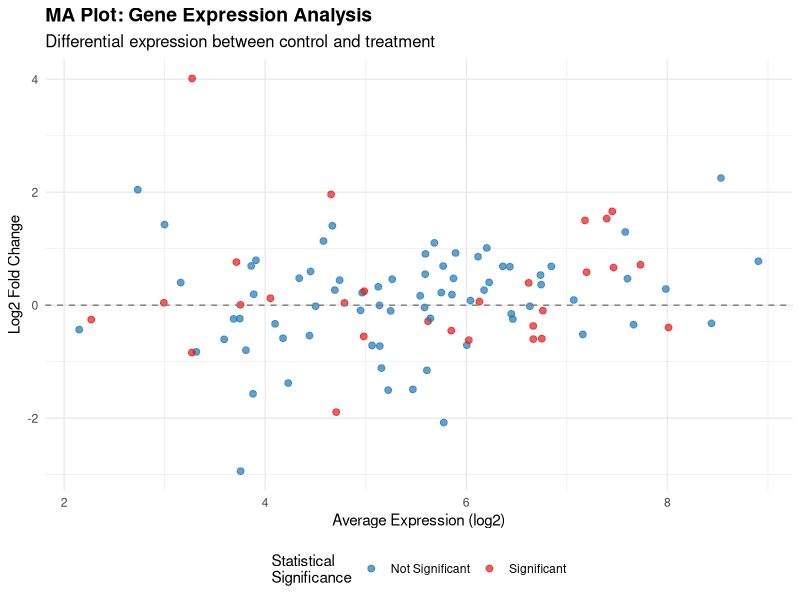
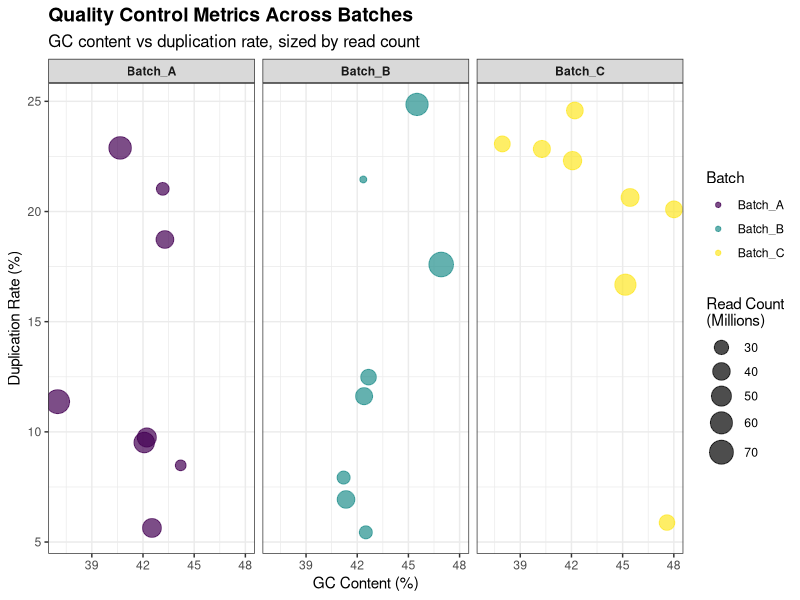
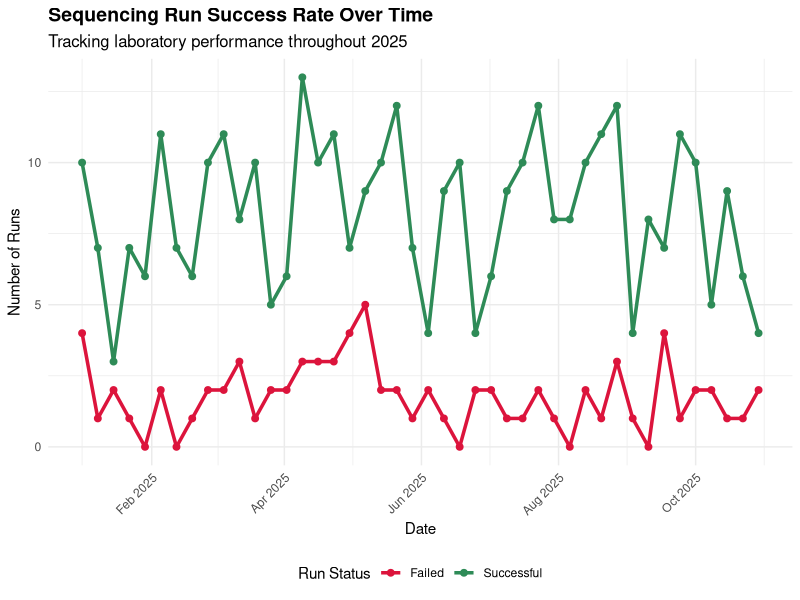

Reproduce these figures in R, in order.
# Create example ggplot2 visualizations for Day 5 blog post
# Install required packages if not already installed
if (!require(ggplot2)) install.packages("ggplot2")
if (!require(dplyr)) install.packages("dplyr")

library(ggplot2)
library(dplyr)

# Set working directory to save plots
setwd("/Users/aulund/Documents/GitHub/bloggen/posts/day5")

# Example 1: Gene Expression Scatter Plot
set.seed(123)
gene_data <- data.frame(
  gene_id = paste0("Gene_", 1:100),
  control = rnorm(100, mean = 5, sd = 2),
  treatment = rnorm(100, mean = 6, sd = 2.5),
  significance = sample(c("Significant", "Not Significant"), 100, replace = TRUE, prob = c(0.3, 0.7))
)

gene_data$log2_fold_change <- log2(gene_data$treatment / gene_data$control)
gene_data$avg_expression <- (gene_data$control + gene_data$treatment) / 2

# Create MA plot
p1 <- ggplot(gene_data, aes(x = avg_expression, y = log2_fold_change, color = significance)) +
  geom_point(alpha = 0.7, size = 2) +
  geom_hline(yintercept = 0, linetype = "dashed", color = "gray50") +
  scale_color_manual(values = c("Significant" = "#E31A1C", "Not Significant" = "#1F78B4")) +
  labs(title = "MA Plot: Gene Expression Analysis",
       subtitle = "Differential expression between control and treatment",
       x = "Average Expression (log2)",
       y = "Log2 Fold Change",
       color = "Statistical\nSignificance") +
  theme_minimal() +
  theme(plot.title = element_text(size = 14, face = "bold"),
        plot.subtitle = element_text(size = 12),
        legend.position = "bottom")

ggsave("gene_expression_ma_plot.png", p1, width = 8, height = 6, dpi = 300)

# Example 2: Quality Control Metrics
qc_data <- data.frame(
  sample_id = paste0("Sample_", 1:24),
  read_count = sample(20000000:80000000, 24),
  gc_content = rnorm(24, mean = 42, sd = 3),
  duplication_rate = runif(24, 5, 25),
  batch = rep(c("Batch_A", "Batch_B", "Batch_C"), each = 8)
)

# Create faceted quality control plot
p2 <- qc_data %>%
  ggplot(aes(x = gc_content, y = duplication_rate, color = batch, size = read_count/1000000)) +
  geom_point(alpha = 0.7) +
  facet_wrap(~batch, ncol = 3) +
  scale_size_continuous(name = "Read Count\n(Millions)", range = c(2, 8)) +
  scale_color_viridis_d(name = "Batch") +
  labs(title = "Quality Control Metrics Across Batches",
       subtitle = "GC content vs duplication rate, sized by read count",
       x = "GC Content (%)",
       y = "Duplication Rate (%)") +
  theme_bw() +
  theme(plot.title = element_text(size = 14, face = "bold"),
        plot.subtitle = element_text(size = 12),
        strip.text = element_text(face = "bold"))

ggsave("qc_metrics_faceted.png", p2, width = 10, height = 4, dpi = 300)

# Example 3: Time series plot (could represent sequencing runs over time)
time_data <- data.frame(
  date = seq(as.Date("2025-01-01"), as.Date("2025-10-29"), by = "week"),
  successful_runs = rpois(44, lambda = 8),
  failed_runs = rpois(44, lambda = 2)
) %>%
  mutate(total_runs = successful_runs + failed_runs,
         success_rate = successful_runs / total_runs * 100)

p3 <- ggplot(time_data, aes(x = date)) +
  geom_line(aes(y = successful_runs, color = "Successful"), size = 1.2) +
  geom_line(aes(y = failed_runs, color = "Failed"), size = 1.2) +
  geom_point(aes(y = successful_runs, color = "Successful"), size = 2) +
  geom_point(aes(y = failed_runs, color = "Failed"), size = 2) +
  scale_color_manual(values = c("Successful" = "#2E8B57", "Failed" = "#DC143C")) +
  scale_x_date(date_labels = "%b %Y", date_breaks = "2 months") +
  labs(title = "Sequencing Run Success Rate Over Time",
       subtitle = "Tracking laboratory performance throughout 2025",
       x = "Date",
       y = "Number of Runs",
       color = "Run Status") +
  theme_minimal() +
  theme(plot.title = element_text(size = 14, face = "bold"),
        plot.subtitle = element_text(size = 12),
        axis.text.x = element_text(angle = 45, hjust = 1),
        legend.position = "bottom")

ggsave("sequencing_timeline.png", p3, width = 10, height = 6, dpi = 300)

print("All plots have been created and saved!")
print("Files created:")
print("1. gene_expression_ma_plot.png")
print("2. qc_metrics_faceted.png") 
print("3. sequencing_timeline.png")